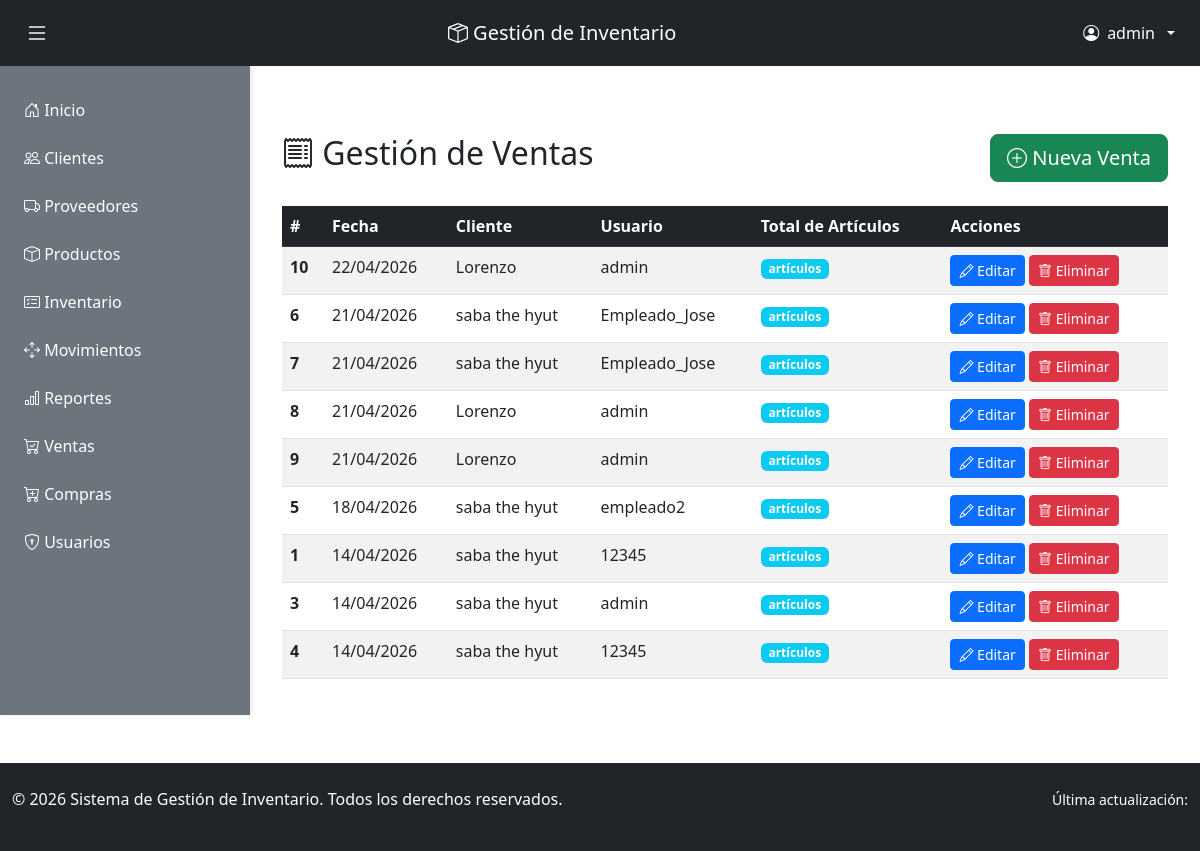
The page /ventas/ (signed in) on the database its author committed.
### inventario/models.py (models this page shows, shortened)
class Venta(models.Model):
    ESTADO_VENTA = [
        ('borrador', 'Borrador'),
        ('confirmada', 'Confirmada'),
        ('entregada', 'Entregada'),
        ('cancelada', 'Cancelada'),
    ]
    fecha_venta = models.DateField(auto_now_add=True)
    cliente = models.ForeignKey(Cliente, on_delete=models.CASCADE, related_name='ventas')
    usuario = models.ForeignKey(User, on_delete=models.CASCADE, related_name='ventas_realizadas')
    estado = models.CharField(max_length=20, choices=ESTADO_VENTA, default='borrador')
    total = models.DecimalField(max_digits=12, decimal_places=2, default=0)
    class Meta:
        ordering = ['-fecha_venta']
        verbose_name = 'Venta'
        verbose_name_plural = 'Ventas'

class Cliente(models.Model):
    nombre = models.CharField(max_length=100)
    telefono = models.CharField(max_length=9)
    email = models.EmailField(unique=True)
    direccion = models.CharField(max_length=200)
    fecha_creacion = models.DateTimeField(auto_now_add=True)
    class Meta:
        ordering = ['nombre']
        verbose_name = 'Cliente'
        verbose_name_plural = 'Clientes'

### inventario/views.py (the view)
# urls.py: path('ventas/', views.ver_ventas, name='ver_ventas'),
@login_required(login_url='login')
@roles_permitidos('empleado', 'administrador')
@require_http_methods(["GET"])
def ver_ventas(request):
    ventas = Venta.objects.all()
    contexto = {'ventas': ventas}
    return render(request, 'ventas.html', contexto)

### Gestion_inventario/inventario/templates/ventas.html (shortened to what this page needs)
{% extends 'base.html' %}
{% block content %}
<div class="container mt-5">
    <div class="row mb-4">
        <div class="col-md-8">
            <h2><i class="bi bi-receipt"></i> Gestión de Ventas</h2>
        </div>
        <div class="col-md-4 text-end">
            <a href="{% url 'agregar_venta' %}" class="btn btn-success btn-lg">
                <i class="bi bi-plus-circle"></i> Nueva Venta
            </a>
        </div>
    </div>
    {% if ventas %}
        <div class="table-responsive">
            <table class="table table-hover table-striped">
                <thead class="table-dark">
                    <tr>
                        <th>#</th>
                        <th>Fecha</th>
                        <th>Cliente</th>
                        <th>Usuario</th>
                        <th>Total de Artículos</th>
                        <th>Acciones</th>
                    </tr>
                </thead>
                <tbody>
                    {% for venta in ventas %}
                        <tr>
                            <td><strong>{{ venta.id }}</strong></td>
                            <td>{{ venta.fecha_venta|date:"d/m/Y" }}</td>
                            <td>{{ venta.cliente.nombre }}</td>
                            <td>{{ venta.usuario.username }}</td>
                            <td>
                                <span class="badge bg-info">{{ venta.detalleventa_set.count }} artículos</span>
                            </td>
                            <td>
                                <a href="{% url 'editar_venta' venta.id %}" class="btn btn-primary btn-sm">
                                    <i class="bi bi-pencil"></i> Editar
                                </a>
                                <a href="{% url 'eliminar_venta' venta.id %}" class="btn btn-danger btn-sm">
                                    <i class="bi bi-trash"></i> Eliminar
                                </a>
                            </td>
                        </tr>
                    {% endfor %}
                </tbody>
            </table>
        </div>
    {% else %}
        <div class="alert alert-info text-center" role="alert">
            <h4 class="alert-heading">Sin ventas registradas</h4>
            <p>No hay ventas en el sistema. <a href="{% url 'agregar_venta' %}" class="alert-link">Crear una nueva venta</a></p>
        </div>
    {% endif %}
</div>
{% endblock %}

### inventario/templates/base.html (shortened to what this page needs)
<!DOCTYPE html>
<html lang="es">
<head>
    <link href="https://cdn.jsdelivr.net/npm/bootstrap@5.3.0/dist/css/bootstrap.min.css" rel="stylesheet">
    <link rel="stylesheet" href="https://cdn.jsdelivr.net/npm/bootstrap-icons@1.10.0/font/bootstrap-icons.css">
</head>
<body>
    <nav class="navbar navbar-dark bg-dark sticky-top">
        <div class="container-fluid">
            <button class="btn btn-dark toggle-sidebar-btn me-2" id="sidebarToggle" title="Abrir/Cerrar menú">
                <i class="bi bi-list"></i>
            </button>
            <span class="navbar-brand">
                <i class="bi bi-box-seam"></i> Gestión de Inventario
            </span>
            <div class="dropdown">
                <button class="btn btn-dark dropdown-toggle d-flex align-items-center gap-2" type="button" data-bs-toggle="dropdown">
                    <i class="bi bi-person-circle"></i>
                    {{ user.username }}
                </button>
            </div>
        </div>
    </nav>
    <div class="main-container">
        <aside class="sidebar" id="sidebar">
            <ul class="sidebar-menu">
                <li><a href="{% url 'inicio' %}" class="nav-link"><i class="bi bi-house-door"></i> Inicio</a></li>
                {% if user.is_staff %}
                    <li><a href="{% url 'ver_clientes' %}" class="nav-link"><i class="bi bi-people"></i> Clientes</a></li>
                    <li><a href="{% url 'ver_proveedores' %}" class="nav-link"><i class="bi bi-truck"></i> Proveedores</a></li>
                    <li><a href="{% url 'ver_productos' %}" class="nav-link"><i class="bi bi-box"></i> Productos</a></li>
                    <li><a href="{% url 'consultar_inventario' %}" class="nav-link"><i class="bi bi-card-checklist"></i> Inventario</a></li>
                    <li><a href="{% url 'ver_movimientos' %}" class="nav-link"><i class="bi bi-arrows-move"></i> Movimientos</a></li>
                    <li><a href="{% url 'ver_reportes' %}" class="nav-link"><i class="bi bi-bar-chart"></i> Reportes</a></li>
                    <li><a href="{% url 'ver_ventas' %}" class="nav-link"><i class="bi bi-cart-check"></i> Ventas</a></li>
                    <li><a href="{% url 'ver_compras' %}" class="nav-link"><i class="bi bi-cart-plus"></i> Compras</a></li>
                    {% if user.is_superuser or user.perfil.rol == 'administrador' %}
                        <li><a href="{% url 'ver_usuarios' %}" class="nav-link"><i class="bi bi-shield-lock"></i> Usuarios</a></li>
                    {% endif %}
                {% else %}
                <a href="{% url 'inventario_invitado' %}" class="btn btn-outline-light btn-sm">Inventario</a>
                <a href="{% url 'movimientos_invitado' %}" class="btn btn-outline-light btn-sm">Movimientos</a>
                <a href="{% url 'reportes_invitado' %}" class="btn btn-outline-light btn-sm">Reportes</a>
            {% endif %}
            </ul>
        </aside>
        <main class="main-content">
            <div class="content-wrapper">
                {% block content %}{% endblock %}
            </div>
        </main>
    </div>
    <footer class="bg-dark text-white mt-5 py-4">
        <div class="container-fluid">
            <div class="row">
                <div class="col-md-6">
                    <p>&copy; 2026 Sistema de Gestión de Inventario. Todos los derechos reservados.</p>
                </div>
                <div class="col-md-6 text-end">
                    <small>Última actualización: {{ now|date:"d/m/Y H:i" }}</small>
                </div>
            </div>
        </div>
    </footer>
</body>
</html>

### inventario/templates/base.html (style rules this page uses)
body { display: flex; flex-direction: column; min-height: 100vh; }
.navbar { flex-shrink: 0; }
.main-container { display: flex; flex: 1; }
.sidebar { width: 250px; background-color: #6c757d; padding: 20px 0; overflow-y: auto; transition: all 0.3s ease; box-shadow: 2px 0 5px rgba(0,0,0,0.1); }
.sidebar-menu { list-style: none; padding: 0; margin: 0; }
.sidebar-menu li { margin: 0; }
.sidebar-menu a { display: block; padding: 12px 20px; color: white; text-decoration: none; transition: background-color 0.2s ease; border-left: 4px solid transparent; }
.main-content { flex: 1; padding: 0; overflow-y: auto; }
.content-wrapper { padding: 20px; }
.toggle-sidebar-btn { cursor: pointer; font-size: 1.5rem; }

### rows shown on the page
Venta: id "10", fecha_venta "22/04/2026", cliente.nombre "Lorenzo", usuario.username "admin"
Venta: id "6", fecha_venta "21/04/2026", cliente.nombre "saba the hyut", usuario.username "Empleado_Jose"
Venta: id "7", fecha_venta "21/04/2026", cliente.nombre "saba the hyut", usuario.username "Empleado_Jose"
Venta: id "8", fecha_venta "21/04/2026", cliente.nombre "Lorenzo", usuario.username "admin"
Venta: id "9", fecha_venta "21/04/2026", cliente.nombre "Lorenzo", usuario.username "admin"
Venta: id "5", fecha_venta "18/04/2026", cliente.nombre "saba the hyut", usuario.username "empleado2"
Venta: id "1", fecha_venta "14/04/2026", cliente.nombre "saba the hyut", usuario.username "12345"
Venta: id "3", fecha_venta "14/04/2026", cliente.nombre "saba the hyut", usuario.username "admin"
Venta: id "4", fecha_venta "14/04/2026", cliente.nombre "saba the hyut", usuario.username "12345"

### other values the page prints
{{ user.username }} "admin"
